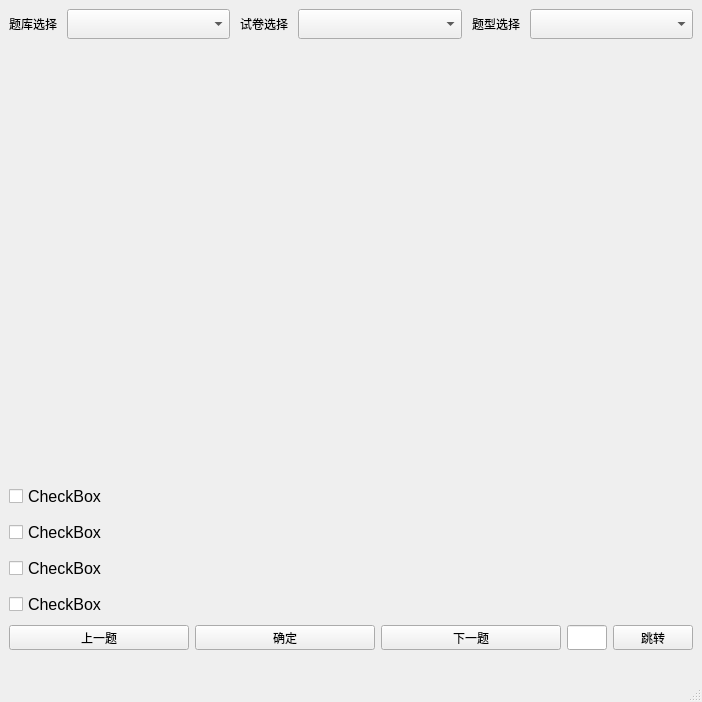
<?xml version="1.0" encoding="UTF-8"?>
<ui version="4.0">
 <class>MainWindow</class>
 <widget class="QMainWindow" name="MainWindow">
  <property name="geometry">
   <rect>
    <x>0</x>
    <y>0</y>
    <width>702</width>
    <height>702</height>
   </rect>
  </property>
  <property name="windowTitle">
   <string>MainWindow</string>
  </property>
  <widget class="QWidget" name="centralwidget">
   <layout class="QVBoxLayout" name="verticalLayout">
    <item>
     <layout class="QHBoxLayout" name="horizontalLayout">
      <property name="spacing">
       <number>10</number>
      </property>
      <property name="sizeConstraint">
       <enum>QLayout::SetFixedSize</enum>
      </property>
      <item>
       <widget class="QLabel" name="label_3">
        <property name="sizePolicy">
         <sizepolicy hsizetype="Fixed" vsizetype="Fixed">
          <horstretch>0</horstretch>
          <verstretch>0</verstretch>
         </sizepolicy>
        </property>
        <property name="maximumSize">
         <size>
          <width>16777215</width>
          <height>30</height>
         </size>
        </property>
        <property name="text">
         <string>题库选择</string>
        </property>
       </widget>
      </item>
      <item>
       <widget class="QComboBox" name="cbb_file">
        <property name="maximumSize">
         <size>
          <width>16777215</width>
          <height>30</height>
         </size>
        </property>
       </widget>
      </item>
      <item>
       <widget class="QLabel" name="label">
        <property name="sizePolicy">
         <sizepolicy hsizetype="Fixed" vsizetype="Fixed">
          <horstretch>0</horstretch>
          <verstretch>0</verstretch>
         </sizepolicy>
        </property>
        <property name="maximumSize">
         <size>
          <width>16777215</width>
          <height>30</height>
         </size>
        </property>
        <property name="text">
         <string>试卷选择</string>
        </property>
       </widget>
      </item>
      <item>
       <widget class="QComboBox" name="cbb_papers">
        <property name="maximumSize">
         <size>
          <width>16777215</width>
          <height>30</height>
         </size>
        </property>
       </widget>
      </item>
      <item>
       <widget class="QLabel" name="label_2">
        <property name="sizePolicy">
         <sizepolicy hsizetype="Fixed" vsizetype="Fixed">
          <horstretch>0</horstretch>
          <verstretch>0</verstretch>
         </sizepolicy>
        </property>
        <property name="maximumSize">
         <size>
          <width>16777215</width>
          <height>30</height>
         </size>
        </property>
        <property name="text">
         <string>题型选择</string>
        </property>
       </widget>
      </item>
      <item>
       <widget class="QComboBox" name="cbb_question_type">
        <property name="maximumSize">
         <size>
          <width>16777215</width>
          <height>30</height>
         </size>
        </property>
       </widget>
      </item>
     </layout>
    </item>
    <item>
     <widget class="QLabel" name="lb_title">
      <property name="font">
       <font>
        <pointsize>12</pointsize>
       </font>
      </property>
      <property name="text">
       <string/>
      </property>
     </widget>
    </item>
    <item>
     <widget class="QCheckBox" name="cb_A">
      <property name="maximumSize">
       <size>
        <width>16777215</width>
        <height>30</height>
       </size>
      </property>
      <property name="font">
       <font>
        <pointsize>12</pointsize>
       </font>
      </property>
      <property name="text">
       <string>CheckBox</string>
      </property>
     </widget>
    </item>
    <item>
     <widget class="QCheckBox" name="cb_B">
      <property name="maximumSize">
       <size>
        <width>16777215</width>
        <height>30</height>
       </size>
      </property>
      <property name="font">
       <font>
        <pointsize>12</pointsize>
       </font>
      </property>
      <property name="text">
       <string>CheckBox</string>
      </property>
     </widget>
    </item>
    <item>
     <widget class="QCheckBox" name="cb_C">
      <property name="maximumSize">
       <size>
        <width>16777215</width>
        <height>30</height>
       </size>
      </property>
      <property name="font">
       <font>
        <pointsize>12</pointsize>
       </font>
      </property>
      <property name="text">
       <string>CheckBox</string>
      </property>
     </widget>
    </item>
    <item>
     <widget class="QCheckBox" name="cb_D">
      <property name="maximumSize">
       <size>
        <width>16777215</width>
        <height>30</height>
       </size>
      </property>
      <property name="font">
       <font>
        <pointsize>12</pointsize>
       </font>
      </property>
      <property name="text">
       <string>CheckBox</string>
      </property>
     </widget>
    </item>
    <item>
     <layout class="QHBoxLayout" name="horizontalLayout_2">
      <property name="sizeConstraint">
       <enum>QLayout::SetFixedSize</enum>
      </property>
      <item>
       <widget class="QPushButton" name="btn_previous">
        <property name="sizePolicy">
         <sizepolicy hsizetype="Minimum" vsizetype="Fixed">
          <horstretch>0</horstretch>
          <verstretch>0</verstretch>
         </sizepolicy>
        </property>
        <property name="maximumSize">
         <size>
          <width>16777215</width>
          <height>25</height>
         </size>
        </property>
        <property name="text">
         <string>上一题</string>
        </property>
       </widget>
      </item>
      <item>
       <widget class="QPushButton" name="btn_sure">
        <property name="sizePolicy">
         <sizepolicy hsizetype="Minimum" vsizetype="Fixed">
          <horstretch>0</horstretch>
          <verstretch>0</verstretch>
         </sizepolicy>
        </property>
        <property name="maximumSize">
         <size>
          <width>16777215</width>
          <height>25</height>
         </size>
        </property>
        <property name="text">
         <string>确定</string>
        </property>
       </widget>
      </item>
      <item>
       <widget class="QPushButton" name="btn_next">
        <property name="sizePolicy">
         <sizepolicy hsizetype="Minimum" vsizetype="Fixed">
          <horstretch>0</horstretch>
          <verstretch>0</verstretch>
         </sizepolicy>
        </property>
        <property name="maximumSize">
         <size>
          <width>16777215</width>
          <height>25</height>
         </size>
        </property>
        <property name="text">
         <string>下一题</string>
        </property>
       </widget>
      </item>
      <item>
       <widget class="QLineEdit" name="lineEdit">
        <property name="maximumSize">
         <size>
          <width>40</width>
          <height>25</height>
         </size>
        </property>
        <property name="maxLength">
         <number>100</number>
        </property>
       </widget>
      </item>
      <item>
       <widget class="QPushButton" name="btn_jump">
        <property name="sizePolicy">
         <sizepolicy hsizetype="Fixed" vsizetype="Fixed">
          <horstretch>0</horstretch>
          <verstretch>0</verstretch>
         </sizepolicy>
        </property>
        <property name="maximumSize">
         <size>
          <width>16777215</width>
          <height>25</height>
         </size>
        </property>
        <property name="text">
         <string>跳转</string>
        </property>
       </widget>
      </item>
     </layout>
    </item>
    <item>
     <widget class="QLabel" name="lb_answer">
      <property name="sizePolicy">
       <sizepolicy hsizetype="Preferred" vsizetype="Fixed">
        <horstretch>0</horstretch>
        <verstretch>0</verstretch>
       </sizepolicy>
      </property>
      <property name="maximumSize">
       <size>
        <width>16777215</width>
        <height>15</height>
       </size>
      </property>
      <property name="text">
       <string/>
      </property>
     </widget>
    </item>
   </layout>
  </widget>
  <widget class="QMenuBar" name="menubar">
   <property name="geometry">
    <rect>
     <x>0</x>
     <y>0</y>
     <width>702</width>
     <height>23</height>
    </rect>
   </property>
  </widget>
  <widget class="QStatusBar" name="statusbar"/>
 </widget>
 <resources/>
 <connections>
  <connection>
   <sender>btn_previous</sender>
   <signal>clicked()</signal>
   <receiver>MainWindow</receiver>
   <slot>onPreviousClicked()</slot>
   <hints>
    <hint type="sourcelabel">
     <x>144</x>
     <y>584</y>
    </hint>
    <hint type="destinationlabel">
     <x>44</x>
     <y>672</y>
    </hint>
   </hints>
  </connection>
  <connection>
   <sender>btn_sure</sender>
   <signal>clicked()</signal>
   <receiver>MainWindow</receiver>
   <slot>onSureClicked()</slot>
   <hints>
    <hint type="sourcelabel">
     <x>370</x>
     <y>584</y>
    </hint>
    <hint type="destinationlabel">
     <x>219</x>
     <y>658</y>
    </hint>
   </hints>
  </connection>
  <connection>
   <sender>btn_next</sender>
   <signal>clicked()</signal>
   <receiver>MainWindow</receiver>
   <slot>onNextClicked()</slot>
   <hints>
    <hint type="sourcelabel">
     <x>554</x>
     <y>584</y>
    </hint>
    <hint type="destinationlabel">
     <x>417</x>
     <y>643</y>
    </hint>
   </hints>
  </connection>
  <connection>
   <sender>cbb_file</sender>
   <signal>currentIndexChanged(QString)</signal>
   <receiver>MainWindow</receiver>
   <slot>onFilesChanged()</slot>
   <hints>
    <hint type="sourcelabel">
     <x>113</x>
     <y>114</y>
    </hint>
    <hint type="destinationlabel">
     <x>54</x>
     <y>181</y>
    </hint>
   </hints>
  </connection>
  <connection>
   <sender>cbb_papers</sender>
   <signal>currentIndexChanged(QString)</signal>
   <receiver>MainWindow</receiver>
   <slot>onPapersChanged()</slot>
   <hints>
    <hint type="sourcelabel">
     <x>381</x>
     <y>122</y>
    </hint>
    <hint type="destinationlabel">
     <x>299</x>
     <y>173</y>
    </hint>
   </hints>
  </connection>
  <connection>
   <sender>cbb_question_type</sender>
   <signal>currentIndexChanged(QString)</signal>
   <receiver>MainWindow</receiver>
   <slot>onQuestionTypeChanged()</slot>
   <hints>
    <hint type="sourcelabel">
     <x>585</x>
     <y>107</y>
    </hint>
    <hint type="destinationlabel">
     <x>521</x>
     <y>184</y>
    </hint>
   </hints>
  </connection>
  <connection>
   <sender>btn_jump</sender>
   <signal>clicked()</signal>
   <receiver>MainWindow</receiver>
   <slot>onJumpClicked()</slot>
   <hints>
    <hint type="sourcelabel">
     <x>650</x>
     <y>573</y>
    </hint>
    <hint type="destinationlabel">
     <x>603</x>
     <y>625</y>
    </hint>
   </hints>
  </connection>
 </connections>
 <slots>
  <slot>onPreviousClicked()</slot>
  <slot>onSureClicked()</slot>
  <slot>onNextClicked()</slot>
  <slot>onFilesChanged()</slot>
  <slot>onPapersChanged()</slot>
  <slot>onQuestionTypeChanged()</slot>
  <slot>onJumpClicked()</slot>
 </slots>
</ui>
